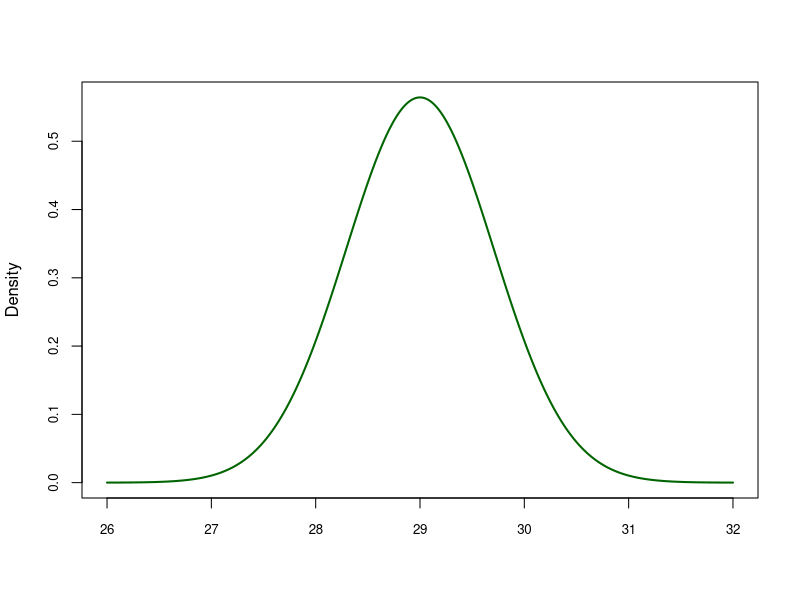

Write the R code that produced this figure.
## ---- chunk 1
knitr::opts_chunk$set(collapse = TRUE)
## ---- chunk 2
set.seed(3000)
xseq <-seq(26,32,.01)
densities<-dnorm(xseq, mean=29, sd=sqrt(25/50))
plot(xseq, densities, col="darkgreen",xlab="", 
     ylab="Density", type="l",lwd=2, cex=2, main="", cex.axis=.8)
## ---- chunk 3
z_score = (31-29)/(5/sqrt(50))
pnorm(z_score, lower.tail = F)
